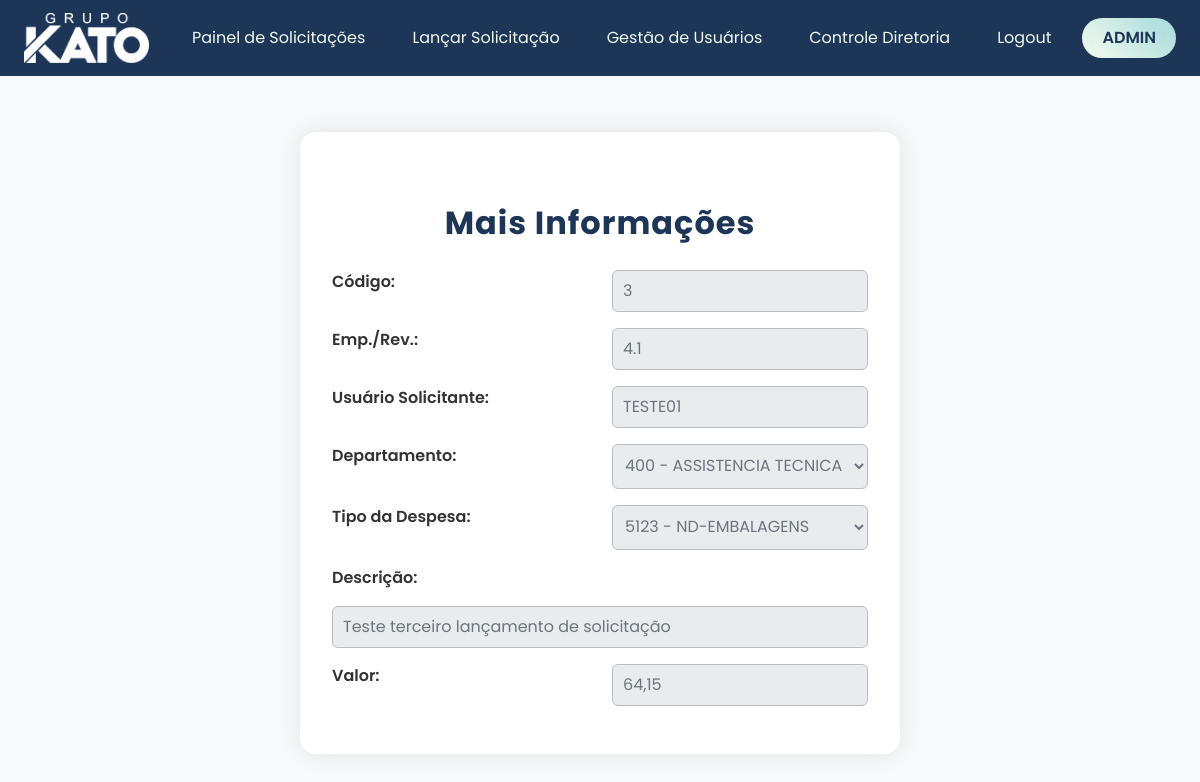
Screenshot of /painel-solicitacoes/mais_info_sol/3 (signed in) with the database file from the repository.
### models/database.py (models this page shows)
class Usuarios(UserMixin, Model):
    USUARIO = CharField(unique=True)
    SENHA = CharField()
    NOME = CharField()
    CPF = CharField()
    FUNCAO = CharField()
    EMPRESA = IntegerField()
    REVENDA = IntegerField()
    class Meta:
        database = db

class Solicitacoes(Model):
    EMPRESA = IntegerField()
    REVENDA = IntegerField()
    USUARIO_SOLICITANTE = CharField()
    DEPARTAMENTO = CharField()
    TIPO_DESPESA = CharField()
    DESCRICAO = CharField()
    VALOR = FloatField()
    STATUS = CharField()
    MOTIVO_REPROVA = CharField()
    class Meta:
        database = db

### routes/blueprint_painel_solicitacoes.py (the view)
@blueprint_painel_solicitacoes.route('/mais_info_sol/<int:id>')
@login_required
def mais_info_sol(id):
        solicitacao = Solicitacoes.get_or_none(Solicitacoes.id == id)
        return render_template('mais_info_sol.html', usuario_logado=current_user, solicitacao=solicitacao)

### main.py (called while the page is built)
@login_manager.user_loader
def load_user(user_id):
    try:
        return Usuarios.get(Usuarios.id == int(user_id))
    except Usuarios.DoesNotExist:
        return None

### templates/mais_info_sol.html (shortened to what this page needs)
<!DOCTYPE html>
<html lang="pt-br">
<head>
    <link href="https://cdn.jsdelivr.net/npm/bootstrap@5.3.0/dist/css/bootstrap.min.css" rel="stylesheet">
    <link rel="stylesheet" href="{{ url_for('static', filename='css/mais_info_sol.css')}}">
</head>
<body>
    <header>
        <nav class="navbar navbar-light bg-dark px-4">
            <a class="navbar-brand" href="{{ url_for('blueprint_painel_solicitacoes.painel_solicitacoes') }}"><img src="{{ url_for('static', filename='img/Logo - Grupo Kato Branco.png') }}" alt="Logo KATO"></a>
            <ul class="nav">
                <li class="nav-item">
                    <a class="nav-link text-white" href="{{ url_for('blueprint_painel_solicitacoes.painel_solicitacoes') }}">Painel de Solicitações</a>
                </li>
                <li class="nav-item">
                    <a class="nav-link text-white" href="{{ url_for('blueprint_lancar_solicitacao.lancar_solicitacao') }}">Lançar Solicitação</a>
                </li>
                {% if current_user.FUNCAO == 'ADMIN' %}
                    <li class="nav-item">
                        <a class="nav-link text-white" href="{{ url_for('blueprint_gestao_usuarios.gestao_usuarios') }}">Gestão de Usuários</a>
                    </li>
                {% endif %}
                {% if current_user.FUNCAO == 'ADMIN' or current_user.FUNCAO == 'DIRETORIA' %}
                    <li class="nav-item">
                        <a class="nav-link text-white" href="{{url_for('blueprint_controle_diretoria.controle_diretoria')}}">Controle Diretoria</a>
                    </li>
                {% endif %}
                <li class="nav-item">
                    <a class="nav-link text-white" href="{{ url_for('blueprint_principal.logout') }}">Logout</a>
                </li>
                <li class="user">
                    <a class="user" href="">{{ usuario_logado.USUARIO }}</a>
                </li>
            </ul>
        </nav>
    </header>
    <main>
        <div class="container">
            <h2 class="titulo">Mais Informações</h2>
            <form action="{{ url_for('blueprint_painel_solicitacoes.salvar_edicao', id=solicitacao.id) }}" method="POST" class="formulario">
                <label for="id_solicitacao_id">Código:</label>
                <input type="text" readonly id="id_solicitacao_id" name="id" value="{{ solicitacao.id }}">
                <label for="empresa_revenda_id">Emp./Rev.:</label>
                <input type="text" readonly id="empresa_revenda_id" name="empresa_revenda" value="{{ solicitacao.EMPRESA }}.{{ solicitacao.REVENDA }}">
                <label for="usuario_solicitante_id">Usuário Solicitante:</label>
                <input type="text" readonly id="usuario_solicitante_id" name="usuario_solicitante" value="{{ solicitacao.USUARIO_SOLICITANTE }}">
                <label for="departamento_id">Departamento:</label>
                <select name="departamento" id="departamento_id" class="input-departamento" disabled>
                    <option value="400" {% if solicitacao.DEPARTAMENTO == '400' %}selected{% endif %}>400 - ASSISTENCIA TECNICA</option>
                </select>
                <label for="tipo_despesa_id">Tipo da Despesa:</label>
                <select name="tipo_despesa" id="tipo_despesa_id" class="input-tipo-despesa" disabled>
                    <option value="5123" {% if solicitacao.TIPO_DESPESA == '5123' %}selected{% endif %}>5123 - ND-EMBALAGENS</option>
                </select>
                <label for="descricao_id">Descrição:</label>
                <input type="text" readonly id="descricao_id" name="descricao" value="{{ solicitacao.DESCRICAO }}">
                <label for="valor_id">Valor:</label>
                <input type="text" readonly id="valor_id" name="valor" value="{{ "{:,.2f}".format(solicitacao.VALOR).replace(',',"X").replace(".", ",").replace("X", ".") }}">
            </form>
        </div>
    </main>
</body>
</html>

### static/css/mais_info_sol.css (style rules this page uses)
:root { --primary-color: #1d3557; --secondary-color: #f1faee; --accent-color: #a8dadc; --danger-color: #e63946; --input-bg: #f7fafc; --input-border: #bdbdbd; --input-readonly-bg: #e9ecef; --input-readonly-color: #6c757d; }
* { font-family: 'Poppins', sans-serif; box-sizing: border-box; }
body, html { margin: 0; padding: 0; background-color: #f8f9fa; min-height: 100vh; }
.nav { display: flex; gap: 15px; list-style: none; padding: 0; margin: 0; }
.navbar { background-color: var(--primary-color) !important; }
.navbar-brand img { max-height: 50px; width: auto; margin-right: 10px; }
.navbar-brand { font-weight: bold; font-size: 1.5rem; color: var(--secondary-color) !important; }
.nav-link { color: var(--secondary-color) !important; transition: color 0.3s ease; }
.user { text-decoration: none; color: var(--primary-color); font-weight: 600; font-size: 1rem; text-transform: uppercase; padding: 8px 10px; border-radius: 20px; background: linear-gradient(45deg, #f1faee, #a8dadc); transition: all 0.3s ease; }
.titulo { text-align: center; margin: 36px 0 28px 0; color: var(--primary-color); font-size: 2rem; font-weight: 700; letter-spacing: 1px; }
.container { max-width: 600px; margin: 56px auto 40px auto; background: #fff; padding: 36px 32px 28px 32px; border-radius: 16px; box-shadow: 0 0 24px rgba(0,0,0,0.09); }
.formulario { display: grid; grid-template-columns: 1fr 1fr; gap: 14px 24px; margin-bottom: 18px; }
.formulario label { font-weight: 600; color: #333; margin-bottom: 2px; font-size: 1rem; grid-column: span 1; }
.formulario input[type="text"] { width: 100%; padding: 8px 10px; font-size: 1rem; border: 1px solid var(--input-border); border-radius: 6px; background: var(--input-bg); transition: border 0.2s, background 0.2s; margin-bottom: 2px; }
.formulario input[readonly] { background: var(--input-readonly-bg); color: var(--input-readonly-color); cursor: not-allowed; }
.formulario label[for="descricao_id"], .formulario input#descricao_id { grid-column: 1 / 3; }
.formulario select { width: 100%; padding: 8px 8px 10px; font-size: 1rem; border: 1px solid var(--input-border); border-radius: 6px; background: var(--input-bg); color: #333; transition: border 0.2s, background 0.2s; margin-bottom: 2px; cursor: pointer; box-sizing: border-box; }
.formulario select:disabled { background: var(--input-readonly-bg); color: var(--input-readonly-color); cursor: not-allowed; }
.formulario option { background: #fff; color: #333; }
.formulario select option:checked { background: var(--accent-color); color: var(--primary-color); }

### rows the page displays
Usuarios: USUARIO "ADMIN"
Solicitacoes: id "3", empresa_revenda "4.1", usuario_solicitante "TESTE01", departamento "400 - ASSISTENCIA TECNICA", tipo_despesa "5123 - ND-EMBALAGENS", descricao "Teste terceiro lançamento de solicitação", valor "64,15"
